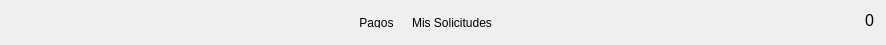
         <widget class="QWidget" name="widget_opcionesPerfilDoctor_2" native="true">
          <property name="minimumSize">
           <size>
            <width>886</width>
            <height>40</height>
           </size>
          </property>
          <property name="maximumSize">
           <size>
            <width>16777215</width>
            <height>45</height>
           </size>
          </property>
          <property name="styleSheet">
           <string notr="true">QPushButton{
	background-color: transparent;
	border-radius:6px;
	color: black;
	padding:6px;
	text-decoration:none;
}
QPushButton:hover{
	background: rgb(111, 157, 183);
	color: white;
}
QPushButton:focus{
	background: rgb(51, 97, 123);
	color: rgb(255, 255, 255);
}</string>
          </property>
          <layout class="QHBoxLayout" name="horizontalLayout_124">
           <item>
            <spacer name="horizontalSpacer_43">
             <property name="orientation">
              <enum>Qt::Horizontal</enum>
             </property>
             <property name="sizeHint" stdset="0">
              <size>
               <width>40</width>
               <height>20</height>
              </size>
             </property>
            </spacer>
           </item>
           <item>
            <widget class="QPushButton" name="pushButton_horarioDoc_2">
             <property name="text">
              <string>Pagos</string>
             </property>
            </widget>
           </item>
           <item>
            <widget class="QPushButton" name="pb_permisosStaff">
             <property name="text">
              <string>Mis Solicitudes</string>
             </property>
            </widget>
           </item>
           <item>
            <spacer name="horizontalSpacer_44">
             <property name="orientation">
              <enum>Qt::Horizontal</enum>
             </property>
             <property name="sizeHint" stdset="0">
              <size>
               <width>40</width>
               <height>20</height>
              </size>
             </property>
            </spacer>
           </item>
           <item>
            <widget class="QWidget" name="widget_32" native="true">
             <property name="minimumSize">
              <size>
               <width>30</width>
               <height>30</height>
              </size>
             </property>
             <widget class="QLabel" name="notiStaff">
              <property name="geometry">
               <rect>
                <x>20</x>
                <y>0</y>
                <width>15</width>
                <height>20</height>
               </rect>
              </property>
              <property name="minimumSize">
               <size>
                <width>15</width>
                <height>20</height>
               </size>
              </property>
              <property name="maximumSize">
               <size>
                <width>15</width>
                <height>20</height>
               </size>
              </property>
              <property name="font">
               <font>
                <family>MS Shell Dlg 2</family>
                <pointsize>11</pointsize>
                <weight>50</weight>
                <italic>false</italic>
                <bold>false</bold>
               </font>
              </property>
              <property name="styleSheet">
               <string notr="true">color:white;</string>
              </property>
              <property name="text">
               <string>&lt;html&gt;&lt;head/&gt;&lt;body&gt;&lt;p&gt;&lt;span style=&quot; font-size:12pt; color:#000000;&quot;&gt;0&lt;/span&gt;&lt;/p&gt;&lt;/body&gt;&lt;/html&gt;</string>
              </property>
              <property name="scaledContents">
               <bool>true</bool>
              </property>
             </widget>
             <widget class="QPushButton" name="pb_notiStaff">
              <property name="geometry">
               <rect>
                <x>0</x>
                <y>0</y>
                <width>30</width>
                <height>30</height>
               </rect>
              </property>
              <property name="minimumSize">
               <size>
                <width>30</width>
                <height>30</height>
               </size>
              </property>
              <property name="maximumSize">
               <size>
                <width>30</width>
                <height>30</height>
               </size>
              </property>
              <property name="styleSheet">
               <string notr="true">background-color:transparent;</string>
              </property>
              <property name="text">
               <string/>
              </property>
              <property name="icon">
               <iconset resource="imgs/imgs.qrc">
                <normaloff>:/imgs/notification2.png</normaloff>:/imgs/notification2.png</iconset>
              </property>
              <property name="iconSize">
               <size>
                <width>30</width>
                <height>30</height>
               </size>
              </property>
             </widget>
             <zorder>pb_notiStaff</zorder>
             <zorder>notiStaff</zorder>
            </widget>
           </item>
          </layout>
         </widget>
